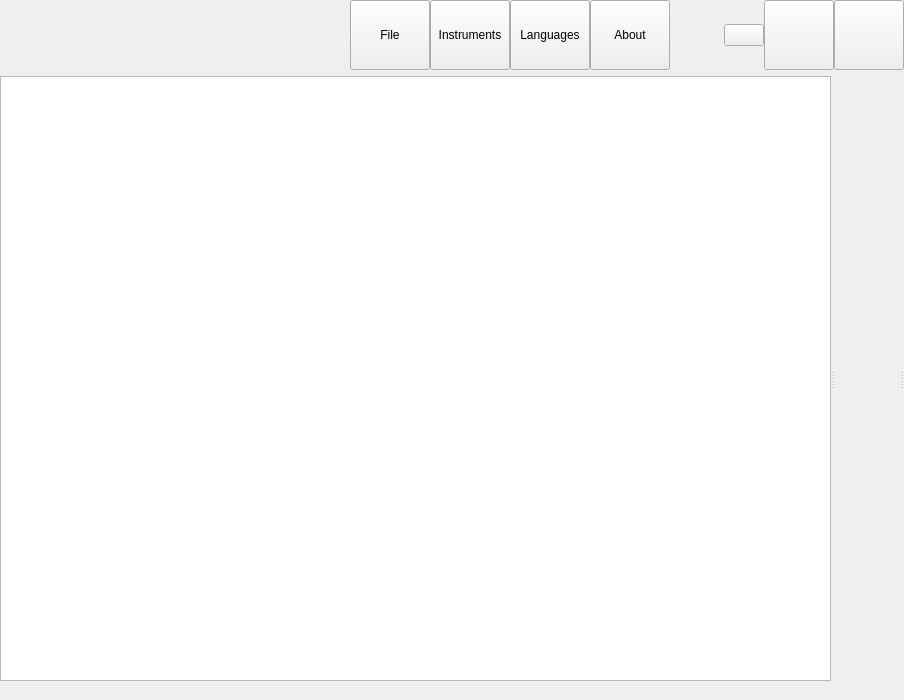
<?xml version="1.0" encoding="UTF-8"?>
<ui version="4.0">
 <class>MainWindow</class>
 <widget class="QMainWindow" name="MainWindow">
  <property name="geometry">
   <rect>
    <x>0</x>
    <y>0</y>
    <width>904</width>
    <height>700</height>
   </rect>
  </property>
  <property name="windowTitle">
   <string>IPS-configurator</string>
  </property>
  <property name="styleSheet">
   <string notr="true"/>
  </property>
  <widget class="QWidget" name="centralwidget">
   <layout class="QGridLayout" name="gridLayout_3">
    <property name="leftMargin">
     <number>0</number>
    </property>
    <property name="topMargin">
     <number>0</number>
    </property>
    <property name="rightMargin">
     <number>0</number>
    </property>
    <property name="bottomMargin">
     <number>0</number>
    </property>
    <item row="0" column="0">
     <widget class="QWidget" name="w_top_menu" native="true">
      <property name="maximumSize">
       <size>
        <width>16777215</width>
        <height>70</height>
       </size>
      </property>
      <property name="styleSheet">
       <string notr="true"/>
      </property>
      <layout class="QGridLayout" name="gridLayout_4">
       <property name="leftMargin">
        <number>0</number>
       </property>
       <property name="topMargin">
        <number>0</number>
       </property>
       <property name="rightMargin">
        <number>0</number>
       </property>
       <property name="bottomMargin">
        <number>0</number>
       </property>
       <property name="spacing">
        <number>0</number>
       </property>
       <item row="0" column="0">
        <widget class="QWidget" name="w_block_logo" native="true">
         <property name="minimumSize">
          <size>
           <width>350</width>
           <height>70</height>
          </size>
         </property>
         <property name="maximumSize">
          <size>
           <width>350</width>
           <height>70</height>
          </size>
         </property>
         <property name="styleSheet">
          <string notr="true"/>
         </property>
         <layout class="QHBoxLayout" name="hlay2">
          <property name="spacing">
           <number>0</number>
          </property>
          <property name="leftMargin">
           <number>0</number>
          </property>
          <property name="topMargin">
           <number>0</number>
          </property>
          <property name="rightMargin">
           <number>0</number>
          </property>
          <property name="bottomMargin">
           <number>0</number>
          </property>
         </layout>
        </widget>
       </item>
       <item row="0" column="1">
        <widget class="QPushButton" name="b_file">
         <property name="minimumSize">
          <size>
           <width>0</width>
           <height>70</height>
          </size>
         </property>
         <property name="cursor">
          <cursorShape>PointingHandCursor</cursorShape>
         </property>
         <property name="styleSheet">
          <string notr="true"/>
         </property>
         <property name="text">
          <string>File</string>
         </property>
        </widget>
       </item>
       <item row="0" column="2">
        <widget class="QPushButton" name="b_instruments">
         <property name="minimumSize">
          <size>
           <width>0</width>
           <height>70</height>
          </size>
         </property>
         <property name="styleSheet">
          <string notr="true"/>
         </property>
         <property name="cursor">
          <cursorShape>PointingHandCursor</cursorShape>
         </property>
         <property name="text">
          <string>Instruments</string>
         </property>
        </widget>
       </item>
       <item row="0" column="3">
        <widget class="QPushButton" name="b_lang">
         <property name="minimumSize">
          <size>
           <width>0</width>
           <height>70</height>
          </size>
         </property>
         <property name="cursor">
          <cursorShape>PointingHandCursor</cursorShape>
         </property>
         <property name="text">
          <string>Languages</string>
         </property>
        </widget>
       </item>
       <item row="0" column="4">
        <widget class="QPushButton" name="b_about">
         <property name="minimumSize">
          <size>
           <width>0</width>
           <height>70</height>
          </size>
         </property>
         <property name="cursor">
          <cursorShape>PointingHandCursor</cursorShape>
         </property>
         <property name="text">
          <string>About</string>
         </property>
        </widget>
       </item>
       <item row="0" column="5">
        <spacer name="hs_top">
         <property name="orientation">
          <enum>Qt::Horizontal</enum>
         </property>
         <property name="sizeHint" stdset="0">
          <size>
           <width>40</width>
           <height>20</height>
          </size>
         </property>
        </spacer>
       </item>
       <item row="0" column="6">
        <widget class="QWidget" name="w_close_hide" native="true">
         <layout class="QHBoxLayout" name="horizontalLayout">
          <property name="spacing">
           <number>0</number>
          </property>
          <property name="leftMargin">
           <number>0</number>
          </property>
          <property name="topMargin">
           <number>0</number>
          </property>
          <property name="rightMargin">
           <number>0</number>
          </property>
          <property name="bottomMargin">
           <number>0</number>
          </property>
          <item>
           <widget class="QPushButton" name="c_compress">
            <property name="text">
             <string/>
            </property>
           </widget>
          </item>
          <item>
           <widget class="QPushButton" name="f_folding">
            <property name="minimumSize">
             <size>
              <width>70</width>
              <height>70</height>
             </size>
            </property>
            <property name="maximumSize">
             <size>
              <width>70</width>
              <height>70</height>
             </size>
            </property>
            <property name="cursor">
             <cursorShape>PointingHandCursor</cursorShape>
            </property>
            <property name="toolTip">
             <string>Turn</string>
            </property>
            <property name="styleSheet">
             <string notr="true"/>
            </property>
            <property name="text">
             <string/>
            </property>
           </widget>
          </item>
          <item>
           <widget class="QPushButton" name="b_exit">
            <property name="minimumSize">
             <size>
              <width>70</width>
              <height>70</height>
             </size>
            </property>
            <property name="maximumSize">
             <size>
              <width>70</width>
              <height>70</height>
             </size>
            </property>
            <property name="cursor">
             <cursorShape>PointingHandCursor</cursorShape>
            </property>
            <property name="toolTip">
             <string>Exit</string>
            </property>
            <property name="styleSheet">
             <string notr="true"/>
            </property>
            <property name="text">
             <string/>
            </property>
           </widget>
          </item>
         </layout>
        </widget>
       </item>
      </layout>
     </widget>
    </item>
    <item row="1" column="0">
     <widget class="QSplitter" name="sp2">
      <property name="orientation">
       <enum>Qt::Horizontal</enum>
      </property>
      <widget class="QSplitter" name="sp1">
       <property name="orientation">
        <enum>Qt::Horizontal</enum>
       </property>
       <widget class="QTreeView" name="tw_tree">
        <property name="minimumSize">
         <size>
          <width>0</width>
          <height>100</height>
         </size>
        </property>
        <property name="contextMenuPolicy">
         <enum>Qt::ActionsContextMenu</enum>
        </property>
        <property name="autoFillBackground">
         <bool>false</bool>
        </property>
        <property name="frameShape">
         <enum>QFrame::StyledPanel</enum>
        </property>
        <property name="frameShadow">
         <enum>QFrame::Sunken</enum>
        </property>
        <property name="midLineWidth">
         <number>5</number>
        </property>
        <property name="editTriggers">
         <set>QAbstractItemView::DoubleClicked</set>
        </property>
        <property name="tabKeyNavigation">
         <bool>false</bool>
        </property>
        <property name="showDropIndicator" stdset="0">
         <bool>false</bool>
        </property>
        <property name="dragEnabled">
         <bool>false</bool>
        </property>
        <property name="dragDropOverwriteMode">
         <bool>false</bool>
        </property>
        <property name="alternatingRowColors">
         <bool>false</bool>
        </property>
        <property name="selectionMode">
         <enum>QAbstractItemView::NoSelection</enum>
        </property>
        <property name="selectionBehavior">
         <enum>QAbstractItemView::SelectColumns</enum>
        </property>
        <property name="autoExpandDelay">
         <number>-1</number>
        </property>
        <property name="indentation">
         <number>0</number>
        </property>
        <property name="rootIsDecorated">
         <bool>true</bool>
        </property>
        <property name="uniformRowHeights">
         <bool>true</bool>
        </property>
        <property name="itemsExpandable">
         <bool>true</bool>
        </property>
        <property name="sortingEnabled">
         <bool>false</bool>
        </property>
        <property name="animated">
         <bool>true</bool>
        </property>
        <property name="allColumnsShowFocus">
         <bool>false</bool>
        </property>
        <property name="wordWrap">
         <bool>true</bool>
        </property>
        <property name="headerHidden">
         <bool>true</bool>
        </property>
        <property name="expandsOnDoubleClick">
         <bool>true</bool>
        </property>
        <attribute name="headerVisible">
         <bool>false</bool>
        </attribute>
       </widget>
       <widget class="QWidget" name="tw_container" native="true">
        <layout class="QGridLayout" name="gridLayout">
         <property name="leftMargin">
          <number>10</number>
         </property>
         <property name="topMargin">
          <number>20</number>
         </property>
         <property name="rightMargin">
          <number>10</number>
         </property>
         <property name="bottomMargin">
          <number>0</number>
         </property>
         <property name="spacing">
          <number>0</number>
         </property>
         <item row="0" column="0">
          <widget class="QWidget" name="tw_content" native="true"/>
         </item>
        </layout>
       </widget>
      </widget>
      <widget class="QWidget" name="tw_settings_container" native="true">
       <layout class="QGridLayout" name="gridLayout_2">
        <property name="leftMargin">
         <number>0</number>
        </property>
        <property name="topMargin">
         <number>20</number>
        </property>
        <property name="rightMargin">
         <number>0</number>
        </property>
        <property name="bottomMargin">
         <number>0</number>
        </property>
        <property name="spacing">
         <number>0</number>
        </property>
        <item row="0" column="0">
         <widget class="QWidget" name="tw_settings" native="true"/>
        </item>
       </layout>
      </widget>
     </widget>
    </item>
   </layout>
  </widget>
  <widget class="QStatusBar" name="m_statusbar">
   <property name="sizeGripEnabled">
    <bool>false</bool>
   </property>
  </widget>
 </widget>
 <resources/>
 <connections/>
 <slots>
  <slot>onDigitalSectionItemClicked(QTreeWidgetItem*,int)</slot>
  <slot>on_pushButtonGroups()</slot>
  <slot>on_pushButtonNetwork()</slot>
  <slot>on_pushButtonRs()</slot>
  <slot>on_pushButtonFirmware()</slot>
  <slot>on_pushButtonProgrammer()</slot>
 </slots>
</ui>
